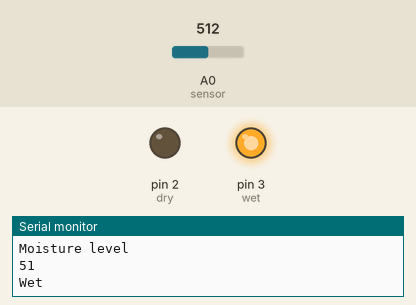
Simulated run of this sketch. Board: Arduino Uno, built with avr-gcc and run on an emulated ATmega328P. Shown: output pins drawn as LEDs (lit = HIGH), the last lines printed to the serial monitor. The test bench sets the inputs (shaded band); at power-on: A0 (sensor) = 512.

Above: at 1.3 s.
1.4 s: A0 (sensor) set to 495
At 1.7 s:
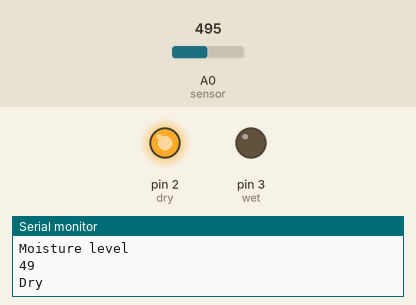
4.4 s: A0 (sensor) set to 511
At 4.71 s:
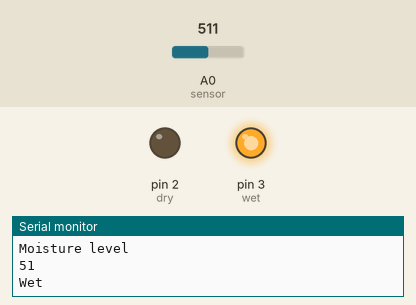
7.4 s: A0 (sensor) set to 306
At 7.71 s:
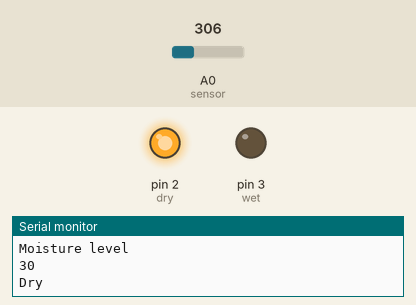
Timing chart, 0 to 10.4 s (numbered marks = the images above; inputs shaded):
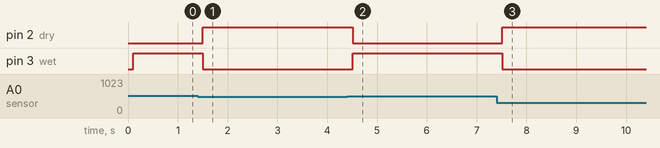

Measured:
- the behaviour switches between 510 and 509 on A0 (sensor) (found by bisection; images 0 and 1)
- after the input at 1.4 s, pin 2 (dry): LOW → HIGH after 0.10 s; pin 3 (wet): HIGH → LOW after 0.10 s
- after the input at 4.4 s, pin 2 (dry): HIGH → LOW after 0.11 s; pin 3 (wet): LOW → HIGH after 0.11 s
- after the input at 7.4 s, pin 2 (dry): LOW → HIGH after 0.12 s; pin 3 (wet): HIGH → LOW after 0.12 s

The sketch:

Arduino26.ino
```cpp
int wet=3;
int dry=2;
int sensor=A0; //soil sensor input at analog
int v=0;

void setup() {
  // put your setup code here, to run once:
Serial.begin(9600);
pinMode(wet, OUTPUT);
pinMode(dry, OUTPUT);
delay(100);
}

void loop() {
  // put your main code here, to run repeatedly:
Serial.println("Moisture level");
int v=analogRead(sensor);
v=v/10;
Serial.println(v);
if(v>50)
{
  Serial.println("Wet");
  digitalWrite(wet,HIGH);
  delay(100);
}
else
{
  Serial.println("Dry");
  digitalWrite(dry,HIGH);
  delay(100);
}
delay(100);
digitalWrite(wet,LOW);
digitalWrite(dry,LOW);
}
```
